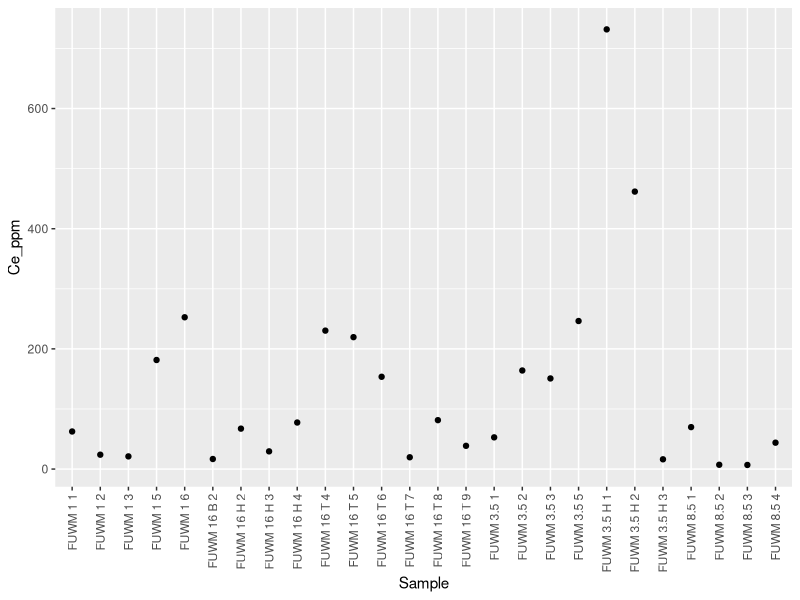
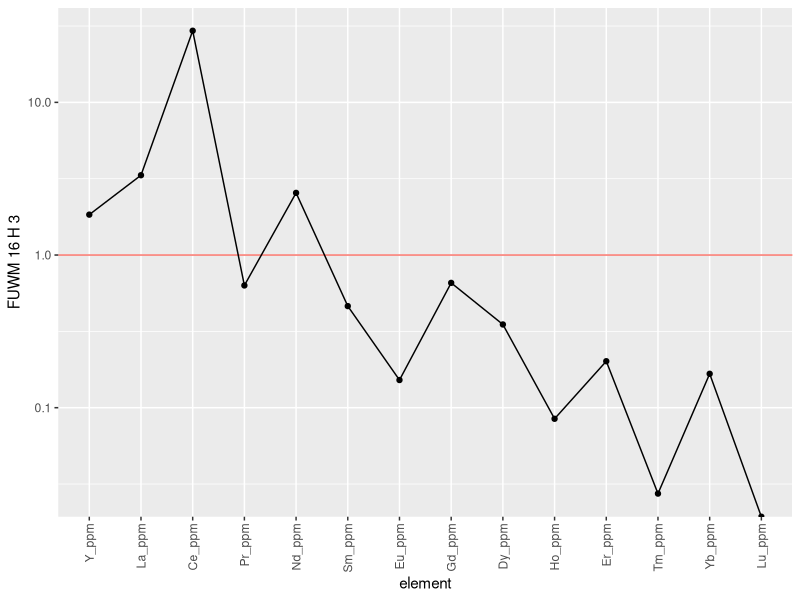
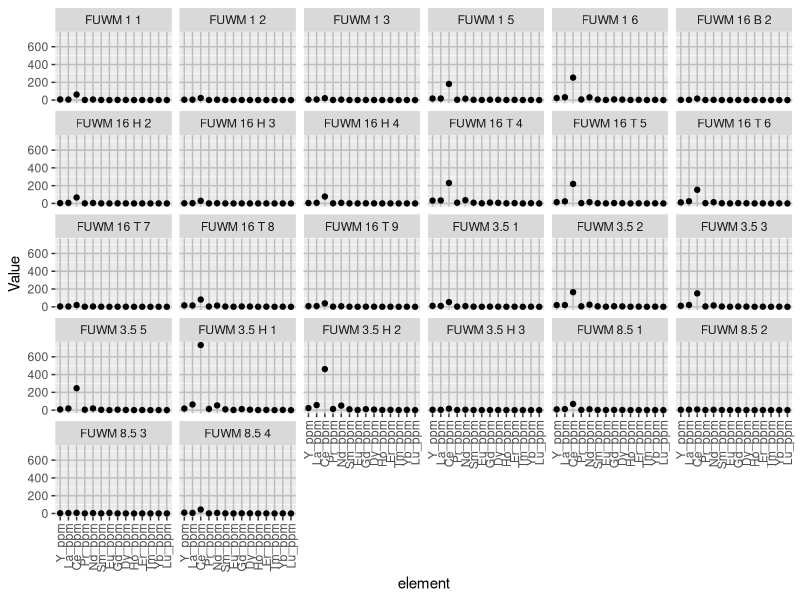
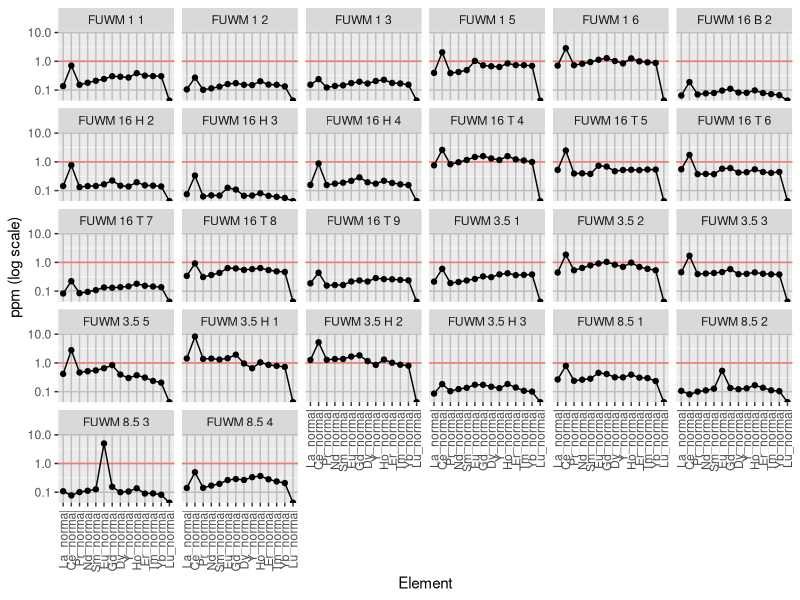
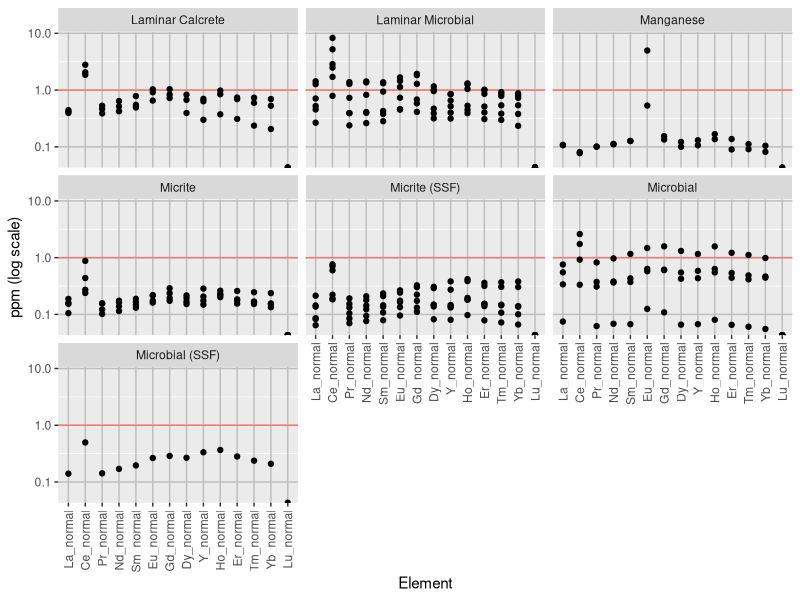
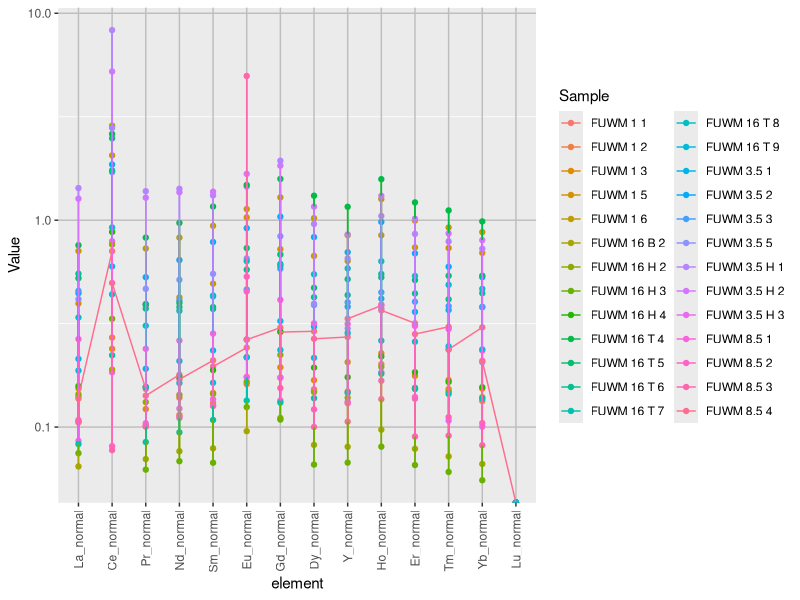

Here is the R script that generated these plots, in order:
## ---- chunk 1
knitr::opts_chunk$set(echo = TRUE)
library(tidyverse)
library("readxl")

all_data <- read_excel("ree_data_r.xlsx", 1)
cement_data <- read_excel("ree_data_r.xlsx", 2)
## ---- chunk 2
ree_data <- all_data %>%
  select("Sample", "Y_ppm", "La_ppm", "Ce_ppm", "Pr_ppm", "Nd_ppm", "Sm_ppm", "Eu_ppm",  "Gd_ppm","Dy_ppm", "Ho_ppm", "Er_ppm", "Tm_ppm", "Yb_ppm", "Lu_ppm") #filter out non REY elements\
ree_data <- data.frame(t(ree_data[-1])) #transpose and remove first row containing sample names
colnames(ree_data) <- all_data$Sample #rename column names with sample names
ree_data <- tibble::rownames_to_column(ree_data, "element") %>%
  mutate(element = fct_inorder(element)) #order elements
## ---- chunk 3
ree_data2 <- ree_data %>%
  pivot_longer(-element, names_to = "Sample", values_to = "Value") #pivot data to have each element value as observation
## ---- chunk 4
attach(all_data)
normalize <- all_data %>%
  select("Sample", "La_ppm", "Ce_ppm", "Pr_ppm", "Nd_ppm", "Sm_ppm", "Eu_ppm",  "Gd_ppm","Dy_ppm", "Y_ppm",  "Ho_ppm", "Er_ppm", "Tm_ppm", "Yb_ppm", "Lu_ppm") %>% #filter out non REY elements
  mutate(Y_normal = Y_ppm/27.31, La_normal = La_ppm/44.56, Ce_normal = Ce_ppm/88.25, Pr_normal = Pr_ppm/10.15, Nd_normal = Nd_ppm/37.32, Sm_normal = Sm_ppm/6.884, Eu_normal = Eu_ppm/1.215, Gd_normal = Gd_ppm/6.043, Dy_normal = Dy_ppm/5.325, Ho_normal = Ho_ppm/1.052, Er_normal = Er_ppm/3.075, Tm_normal = Tm_ppm/0.4510, Yb_normal = Yb_ppm/3.012, Lu_normal = Lu_ppm/0.4386) %>% #normalize values using PAAS data from Pourmand et al. 2012
    select("Sample", "La_normal", "Ce_normal", "Pr_normal", "Nd_normal", "Sm_normal", "Eu_normal",  "Gd_normal","Dy_normal", "Y_normal", "Ho_normal", "Er_normal", "Tm_normal", "Yb_normal", "Lu_normal") #filter out non normalized values
normal <- data.frame(t(normalize[-1])) #transpose and remove first row containing sample names
colnames(normal) <- all_data$Sample #rename column names with sample names
normal <- tibble::rownames_to_column(normal, "element") %>%
  mutate(element = fct_inorder(element)) %>% #order elements
  pivot_longer(-element, names_to = "Sample", values_to = "Value") %>% #pivot data to have each element value as observation
  left_join(cement_data, by = c("Sample" = "Sample")) #attach cement to each observation
## ---- chunk 5
anomaly <- normalize %>%
  mutate(
    Ce_anomaly = Ce_normal/(Pr_normal^2/Nd_normal),
    Y_Ho_ratio = Y_normal/Ho_normal,
    Eu_anomaly = (2*Eu_normal)/(Sm_normal + Gd_normal),
    BSI = (2*(Sm_normal + Gd_normal + Dy_normal)/3)/((La_normal +Pr_normal + Nd_normal)/3+(Ho_normal + Er_normal +Tm_normal +Yb_normal +Lu_normal)/5))
## ---- chunk 6
element_plot <- ggplot(all_data, aes(x = Sample, y = Ce_ppm)) + #change y to element of choice
  geom_point() +
  scale_x_discrete(guide = guide_axis(angle = 90))
element_plot
## ---- chunk 7
ree_plot <- ggplot(ree_data, aes(x = element, y = `FUWM 16 H 3`, group = 1)) + #change y to sample of choice
  geom_hline(aes(yintercept = 1, color = "red"), show.legend = FALSE) +
  geom_line() +
  geom_point() +
  scale_y_log10() +
  scale_x_discrete(guide = guide_axis(angle = 90))
ree_plot
## ---- chunk 8
ree_plot2 <- ggplot(ree_data2, aes(x = element, y = Value)) + #non normalized spider plots all samples
  geom_point() +
  scale_x_discrete(guide = guide_axis(angle = 90)) +
  theme(
    panel.grid.major = element_line(
      color = "gray"
    )
    ) +
  facet_wrap(vars(Sample)) 
ree_plot2
## ---- chunk 9
normal_plot <- ggplot(normal, aes(x = element, y = Value, group = 1)) + #normalized spider plots all samples
  geom_hline(aes(yintercept = 1, color = "red"), show.legend = FALSE) +
  geom_line() +
  geom_point() +
  scale_x_discrete(guide = guide_axis(angle = 90)) +
  scale_y_log10() +
  theme(panel.grid.major = element_line(color = "gray")) +
  ylab("ppm (log scale)") +
  xlab("Element") +
  facet_wrap(vars(Sample)) 
normal_plot
## ---- chunk 10
normal_plot <- ggplot(normal, aes(x = element, y = Value, group = 1)) + #normalized spider plots all cements
  geom_hline(aes(yintercept = 1, color = "red"), show.legend = FALSE) +
  geom_point() +
  scale_x_discrete(guide = guide_axis(angle = 90)) +
  scale_y_log10() +
  theme(panel.grid.major = element_line(color = "gray")) +
  ylab("ppm (log scale)") +
  xlab("Element") +
  facet_wrap(vars(Cement)) 
normal_plot
## ---- chunk 11
normal_aio <- ggplot(normal, aes(x = element, y = Value, color = Sample)) + #attempt at making a single spider plot with all samples
  geom_point() +
  geom_line(group = 1) +
  scale_x_discrete(guide = guide_axis(angle = 90)) +
  scale_y_log10() +
  scale_color_discrete() +
  theme(
    panel.grid.major = element_line(
      color = "gray"
    )
    )
normal_aio
